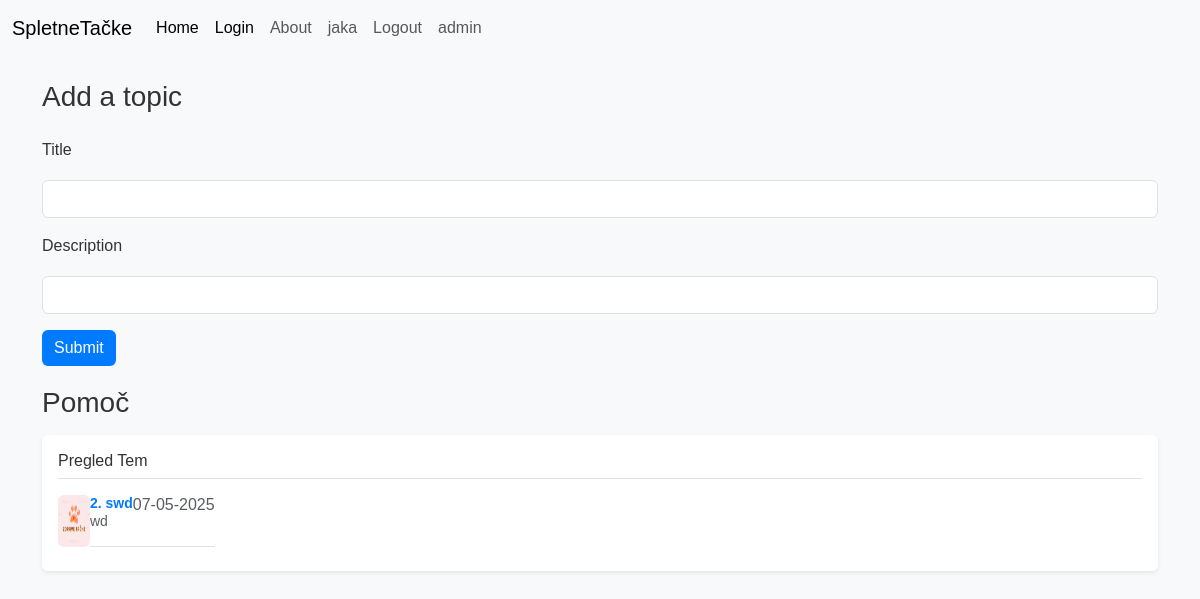
Screenshot of /home (signed in) with the database file from the repository.
### Forums/main.py (models this page shows)
class Topic(db.Model):
    id: Mapped[int] = mapped_column(primary_key=True)
    title: Mapped[str] = mapped_column(unique=True)
    description: Mapped[str]
    author: Mapped[str]
    time: Mapped[str] = mapped_column(default="")

### Forums/main.py (the view, shortened to what this page needs)
@app.route("/home",methods=["GET", "POST"])
def home():
    if "username" not in session:
        session['username'] = 'anonymous'
    topics = db.session.execute(db.select(Topic)).scalars()
    if "username" in session:
        return render_template("home.html", topics=topics, username=session['username'])
    else:
        return render_template("home.html", topics=topics, username='anonymous')

### Forums/templates/home.html (shortened to what this page needs)
<!doctype html>
<html lang="en">
  <head>
    <link href="https://cdn.jsdelivr.net/npm/bootstrap@5.3.3/dist/css/bootstrap.min.css" rel="stylesheet">
    <link rel="stylesheet" href="{{ url_for('static', filename='style.css') }}">
  </head>
  <body>
    <nav class="navbar navbar-expand-lg bg-body-tertiary">
      <div class="container-fluid">
        <a class="navbar-brand" href="/">SpletneTačke</a>
        <div class="collapse navbar-collapse" id="navbarNavDropdown">
          <ul class="navbar-nav">
            <li class="nav-item">
              <a class="nav-link active" aria-current="page" href="/home">Home</a>
            </li>
            <li class="nav-item">
              <a class="nav-link active" aria-current="page" href="/login">Login</a>
            </li>
            <li class="nav-item">
              <a class="nav-link" href="/about">About</a>
            </li>
            <li class="nav-item">
              <a class="nav-link" href="/profile">{{username}}</a>
            </li>
            <li class="nav-item">
              <a class="nav-link" href="/logout">Logout</a>
            </li>
            <li class="nav-item">
              <a class="nav-link" href="/admin">admin</a>
            </li>
          </ul>
        </div>
      </div>
    </nav>
      <div class="container">
        <h1 class="fs-3 text my-4">Add a topic</h1>
        <form accept="/" method="post">
            <div class="mb-3">
                <label for="title" class="form-label">Title</label>
                <input type="text" name="title" class="form-control" id="title" aria-describedby="emailHelp" required>
              </div>
              <div class="mb-3">
                <label for="description" class="form-label">Description</label>
                <input type="text" name="description" class="form-control" id="exampleInputPassword1" required>
              </div>
              <button type="submit" class="btn btn-primary">Submit</button>
        </form>
        <h1 class="fs-3 text">Pomoč</h1>
        <div class="my-3 p-3 bg-body rounded shadow-sm">
          <h6 class="border-bottom pb-2 mb-0">Pregled Tem<h6>
          {% for item in topics %}
          <div class="d-flex text-muted pt-3">
            <img class="img-fluid rounded" loading="lazy" src="{{ url_for('static', filename='img/logo.jpeg') }}" alt="logo" width="32" height="32">
            <p class="pb-3 mb-0 small lh-sm border-bottom">
              <strong class="d-block text-gray-dark"><a href="/topic/{{item.id}}">{{item.id}}. {{item.title}}</a></strong>
              {{item.description}}
            <div class="border-bottom fs-7 text-end">{{item.time}}</div>
            </p>
          </div>
        {% endfor %}
      </div>
      </div>
  </body>
</html>

### Forums/static/style.css (style rules this page uses)
body { font-family: 'Arial', sans-serif; background-color: #f8f9fa; margin: 0; padding: 0; color: #333; }
.container { margin-top: 20px; }
.btn-primary { background-color: #007bff; border: none; }
form { margin: 20px 0; }
input, textarea { width: 100%; padding: 10px; margin: 10px 0; border: 1px solid #ccc; border-radius: 5px; }
img { max-width: 100%; height: auto; border-radius: 5px; }
a { color: #007bff; text-decoration: none; }

### rows the page displays
Topic: id "2", title "swd", description "wd", time "07-05-2025"

### other values shown
{{ username }} "jaka"
